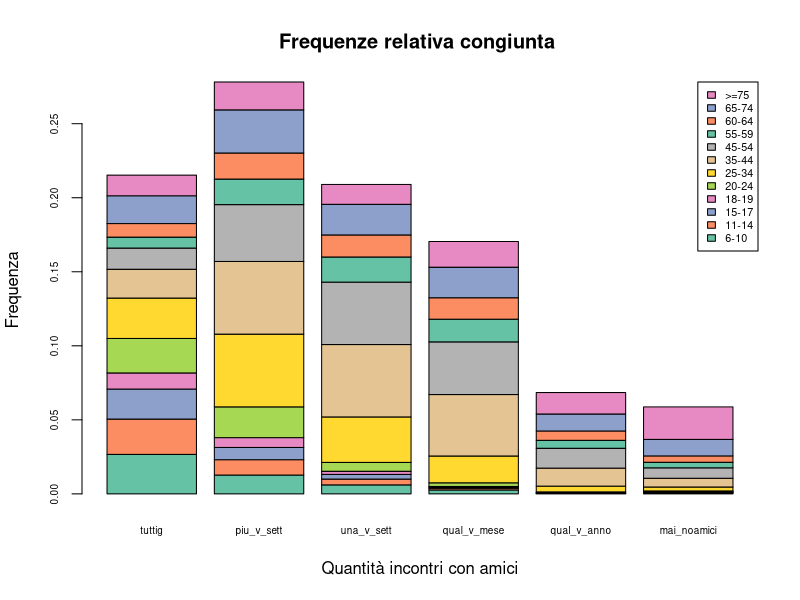
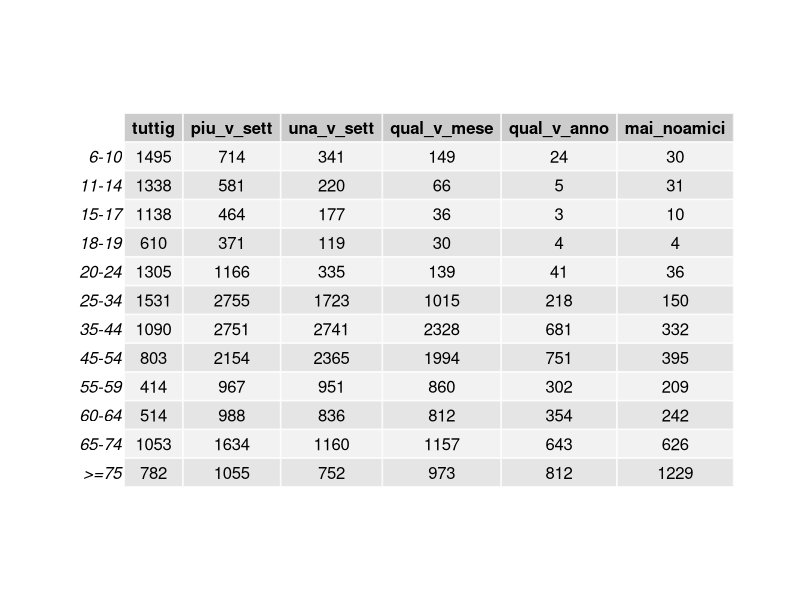
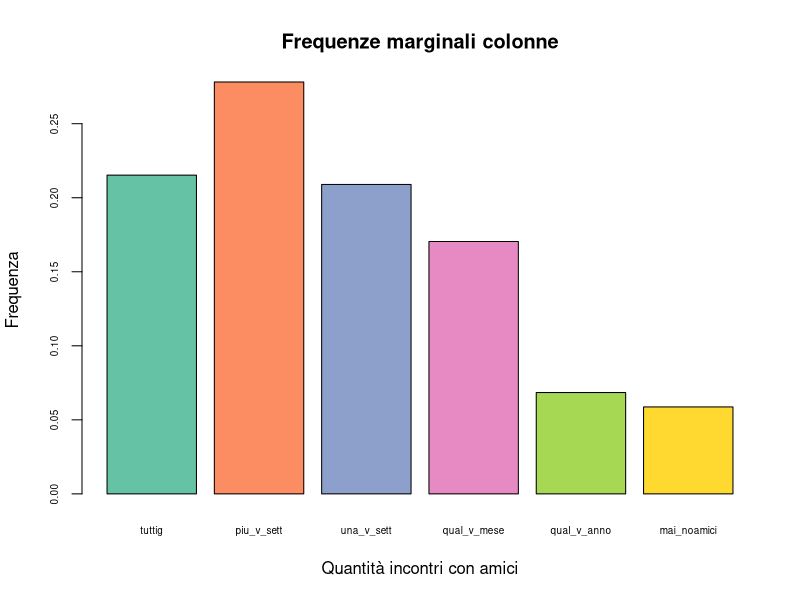
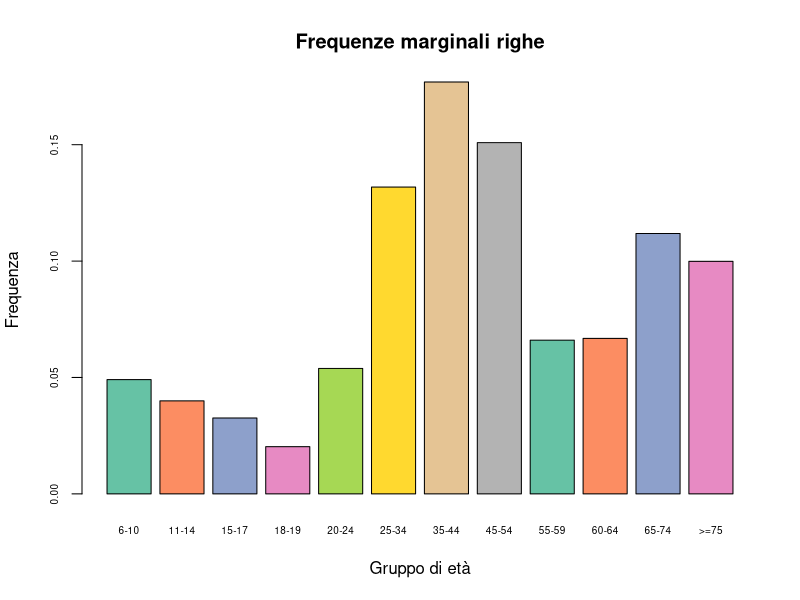
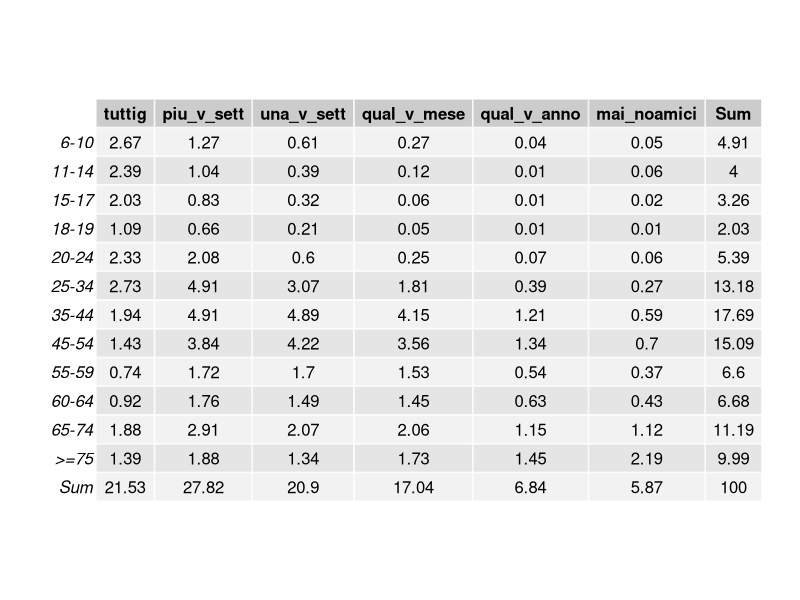
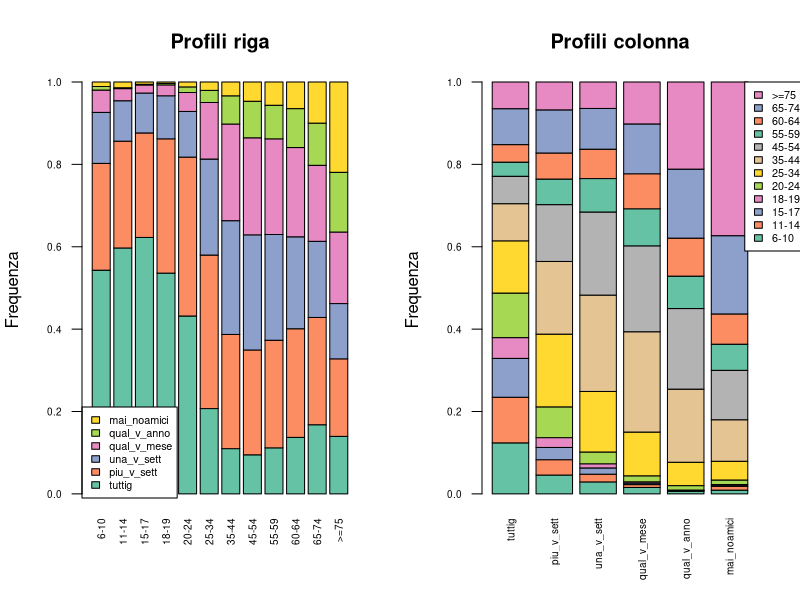
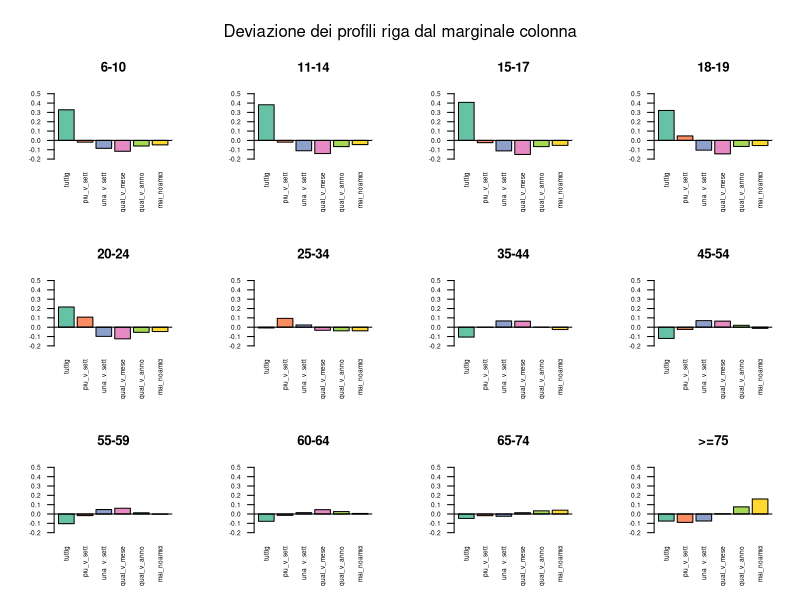
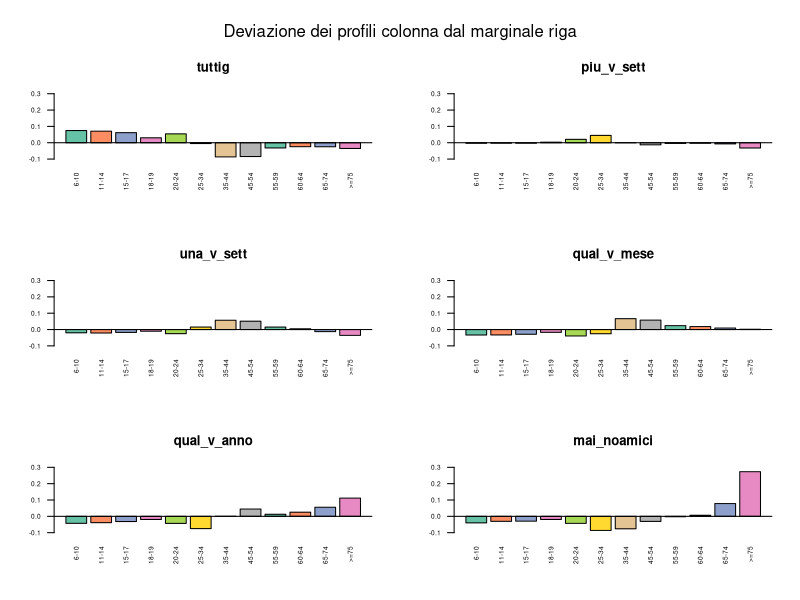

These charts were generated, in order, by the following R code:
## ---- chunk 1
knitr::opts_chunk$set(echo = TRUE)
## ---- chunk 2
# Setup preliminare
setwd("C:/Files/Personali/Unige/Code/SD/StatGit/Esercitazione2")
dati = read.table(
  "amici.txt",
  # No separatori, no na fields
  header = T,
  )
library(RColorBrewer)
library(grid)
library(gridExtra)
## ---- chunk 3
datiMatr <- data.matrix(dati[,-1])
rownames(datiMatr) = dati[,1]

#Costruisco le tabelle rel congiunte, marginali, e poi i profili riga
freqRelCongiunta = prop.table(datiMatr)

freqMarginali = addmargins(freqRelCongiunta)
freqMarginaliRiga = freqMarginali[-13,7]
freqMarginaliColonna = freqMarginali[13,-7]

freqCondizionateRiga = prop.table(datiMatr,1)
freqCondizionateColonna = prop.table(datiMatr,2)

### Creo i baplot



coul <- brewer.pal(12, "Set2")


#Freq rel congiunte
barplot(freqRelCongiunta, cex.names = 0.6,cex.axis = 0.6, main = "Frequenze relativa congiunta ", col = coul, xlab = "Quantità incontri con amici", ylab = "Frequenza", legend.text =dati[,1],args.legend = list(x = "topright", cex = 0.65))
# Uso libreria esterna: creo nuova finestra per griglia
grid.newpage()
grid.table(datiMatr);


par(mfrow = c(1, 1))

#Freq marginali colonne
barplot(freqMarginaliColonna, cex.names = 0.6,cex.axis = 0.6, main = "Frequenze marginali colonne", col = coul, xlab = "Quantità incontri con amici", ylab = "Frequenza")

par(mfrow = c(1, 1))
#Freq marginali righe
barplot(freqMarginaliRiga, cex.names = 0.6,cex.axis = 0.6, main = "Frequenze marginali righe", col = coul, xlab = "Gruppo di età", ylab = "Frequenza")
grid.newpage()
grid.table(round(freqMarginali,4)*100)
## ---- chunk 4
#Profili riga e colonna
prof_rg = prop.table(datiMatr, 1)
prof_col = prop.table(datiMatr, 2)

par(mfrow = c(1,2))

barplot(t(prof_rg), cex.names = 0.6,cex.axis = 0.6, main = "Profili riga", col = coul, ylab = "Frequenza", legend.text = colnames(datiMatr),args.legend = list(x = "bottomleft", cex = 0.65), las = 2 )
barplot(prof_col, cex.names = 0.6,cex.axis = 0.6, main = "Profili colonna", col = coul, ylab = "Frequenza",legend.text = rownames(datiMatr),args.legend = list(x = "topright",inset = c(-0.17,0), cex = 0.65), las = 2)
## ---- chunk 5
# Itero attraverso le righe e creo un barplot per ogni deviazione 
par(mfrow = c(3,4), oma = c(0,0,3,0))



for (i in 1:dim(datiMatr)[1]){

  dev_riga = prof_rg[i,] - freqMarginaliColonna
  barplot(dev_riga, cex.names = 0.6,cex.axis = 0.6,main = rownames(datiMatr)[i], col = coul, las = 2,ylim = c(-0.2,0.5))
abline(h=0)
  }
mtext("Deviazione dei profili riga dal marginale colonna", outer=TRUE,cex =1, side = 3)

# Itero attraverso le colonne e creo un barplot per ogni deviazione 
par(mfrow = c(3,2), oma = c(0,0,3,0))
for (i in 1:dim(datiMatr)[2]){
  dev_colonna = prof_col[,i] - freqMarginaliRiga
  barplot(dev_colonna, cex.names = 0.6,cex.axis = 0.6,main =  colnames(datiMatr)[i], col = coul, las = 2,ylim = c(-0.1,0.3))
abline(h=0)
    }
mtext("Deviazione dei profili colonna dal marginale riga", outer=TRUE,cex =1, side = 3)

## ---- chunk 6
datiMatr = matrix(c(2829, 433, 394, 431,401, 9201,1092,733,691,1256,14764,877,531,337,1652,14759,1119,71,42,319 ), nrow = 4, ncol = 5, byrow = TRUE, )
colnames(datiMatr) <-  c("Casa", "Mensa", "Rist.", "Bar", "Posto lav.")
rownames(datiMatr) <-  c("Laurea","Diploma sup","Media", "Elementare")

#Costruisco le tabelle rel congiunte, marginali, e poi i profili riga
freqRelCongiunta = prop.table(datiMatr)

freqMarginali = addmargins(freqRelCongiunta)
freqMarginaliRiga = freqMarginali[-5,6]
freqMarginaliColonna = freqMarginali[5,-6]

freqCondizionateRiga = prop.table(datiMatr,1)
freqCondizionateColonna = prop.table(datiMatr,2)

### Creo i baplot
coul <- brewer.pal(6, "Set2")

#Freq rel congiunte
barplot(freqRelCongiunta, cex.names = 0.6,cex.axis = 0.6, main = "Frequenze relative congiunta ",beside = T, col = coul, xlab = "", ylab = "Frequenza", legend.text =dati[,1],args.legend = list(x = "topright", cex = 0.65))
grid.newpage()
grid.table(datiMatr);

#Freq marginali colonne
barplot(freqMarginaliColonna, cex.names = 0.6,cex.axis = 0.6, main = "Frequenze marginali colonne", col = coul, xlab = "Quantità inctotri con amici", ylab = "Frequenza")

#Freq marginali righe
barplot(freqMarginaliRiga, cex.names = 0.6,cex.axis = 0.6, main = "Frequenze marginali righe", col = coul, xlab = "Gruppo di età", ylab = "Frequenza")
grid.newpage()
grid.table(round(freqMarginali,4)*100)
## ---- chunk 7
#Profili riga e colonna
prof_rg = prop.table(datiMatr, 1)
prof_col = prop.table(datiMatr, 2)

par(mfrow = c(1,2))

barplot(t(prof_rg), cex.names = 0.6,cex.axis = 0.6, main = "Profili riga", col = coul, ylab = "Frequenza", legend.text = colnames(datiMatr),args.legend = list(x = "bottomleft", cex = 0.65), las = 2 )
barplot(prof_col, cex.names = 0.6,cex.axis = 0.6, main = "Profili colonna", col = coul, ylab = "Frequenza",legend.text = rownames(datiMatr),args.legend = list(x = "topleft",inset = c(-0.17,0), cex = 0.65), las = 2)
## ---- chunk 8
# Itero attraverso le righe e creo un barplot per ogni deviazione 
par(mfrow = c(2,2), oma = c(0,0,5,0))

for (i in 1:dim(datiMatr)[1]){

  dev_riga = prof_rg[i,] - freqMarginaliColonna
  barplot(dev_riga, cex.names = 0.6,cex.axis = 0.6,main = rownames(datiMatr)[i],ylim = c(-0.2,0.3), col = coul, las = 2)
abline(h=0)
  }
mtext("Deviazione dei profili riga dal marginale colonna", outer=TRUE,cex =1, side = 3)


# Itero attraverso le colonne e creo un barplot per ogni deviazione 
par(mfrow = c(2,3), oma = c(0,0,5,0))
for (i in 1:dim(datiMatr)[2]){

  dev_colonna = prof_col[,i] - freqMarginaliRiga
  barplot(dev_colonna, cex.names = 0.6,cex.axis = 0.6,main =  colnames(datiMatr)[i], col = coul, las = 2,ylim = c(-0.5,0.4))
abline(h=0)  
}
mtext("Deviazione dei profili colonna dal marginale riga", outer=TRUE,cex =1, side = 3)
